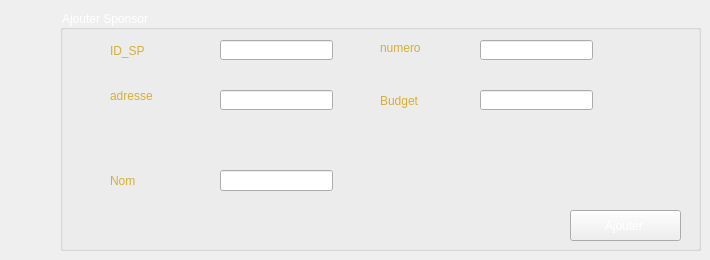
     <widget class="QWidget" name="Ajout">
      <attribute name="title">
       <string>Ajout</string>
      </attribute>
      <widget class="QGroupBox" name="groupBox">
       <property name="geometry">
        <rect>
         <x>60</x>
         <y>10</y>
         <width>641</width>
         <height>241</height>
        </rect>
       </property>
       <property name="styleSheet">
        <string notr="true">font: 75 12pt &quot;Adobe Gothic Std B&quot;;
color: rgb(255, 255, 255);</string>
       </property>
       <property name="title">
        <string>Ajouter Sponsor</string>
       </property>
       <widget class="QLabel" name="label">
        <property name="geometry">
         <rect>
          <x>50</x>
          <y>20</y>
          <width>71</width>
          <height>41</height>
         </rect>
        </property>
        <property name="styleSheet">
         <string notr="true">font: 13pt &quot;MV Boli&quot;;
color: rgb(212, 175, 55);</string>
        </property>
        <property name="text">
         <string>ID_SP</string>
        </property>
       </widget>
       <widget class="QLabel" name="label_2">
        <property name="geometry">
         <rect>
          <x>320</x>
          <y>30</y>
          <width>81</width>
          <height>16</height>
         </rect>
        </property>
        <property name="styleSheet">
         <string notr="true">font: 13pt &quot;MV Boli&quot;;
color: rgb(212, 175, 55);</string>
        </property>
        <property name="text">
         <string>numero</string>
        </property>
       </widget>
       <widget class="QLabel" name="label_3">
        <property name="geometry">
         <rect>
          <x>320</x>
          <y>70</y>
          <width>71</width>
          <height>41</height>
         </rect>
        </property>
        <property name="styleSheet">
         <string notr="true">font: 13pt &quot;MV Boli&quot;;
color: rgb(212, 175, 55);</string>
        </property>
        <property name="text">
         <string>Budget</string>
        </property>
       </widget>
       <widget class="QLabel" name="label_4">
        <property name="geometry">
         <rect>
          <x>50</x>
          <y>70</y>
          <width>81</width>
          <height>31</height>
         </rect>
        </property>
        <property name="styleSheet">
         <string notr="true">font: 13pt &quot;MV Boli&quot;;
color: rgb(212, 175, 55);</string>
        </property>
        <property name="text">
         <string>adresse</string>
        </property>
       </widget>
       <widget class="QLabel" name="label_5">
        <property name="geometry">
         <rect>
          <x>50</x>
          <y>160</y>
          <width>61</width>
          <height>21</height>
         </rect>
        </property>
        <property name="styleSheet">
         <string notr="true">font: 13pt &quot;MV Boli&quot;;
color: rgb(212, 175, 55);</string>
        </property>
        <property name="text">
         <string>Nom</string>
        </property>
       </widget>
       <widget class="QLineEdit" name="lineEdit_idsp">
        <property name="geometry">
         <rect>
          <x>160</x>
          <y>30</y>
          <width>113</width>
          <height>20</height>
         </rect>
        </property>
       </widget>
       <widget class="QLineEdit" name="lineEdit_num">
        <property name="geometry">
         <rect>
          <x>420</x>
          <y>30</y>
          <width>113</width>
          <height>20</height>
         </rect>
        </property>
       </widget>
       <widget class="QLineEdit" name="lineEdit_budget">
        <property name="geometry">
         <rect>
          <x>420</x>
          <y>80</y>
          <width>113</width>
          <height>20</height>
         </rect>
        </property>
       </widget>
       <widget class="QLineEdit" name="lineEdit_adresse">
        <property name="geometry">
         <rect>
          <x>160</x>
          <y>80</y>
          <width>113</width>
          <height>20</height>
         </rect>
        </property>
       </widget>
       <widget class="QLineEdit" name="lineEdit_nom">
        <property name="geometry">
         <rect>
          <x>160</x>
          <y>160</y>
          <width>113</width>
          <height>21</height>
         </rect>
        </property>
       </widget>
       <widget class="QPushButton" name="pushButton_ajoutSP">
        <property name="geometry">
         <rect>
          <x>510</x>
          <y>200</y>
          <width>111</width>
          <height>31</height>
         </rect>
        </property>
        <property name="styleSheet">
         <string notr="true">font: 14pt &quot;MV Boli&quot;;
</string>
        </property>
        <property name="text">
         <string>Ajouter </string>
        </property>
       </widget>
       <widget class="QLabel" name="label_27">
        <property name="geometry">
         <rect>
          <x>350</x>
          <y>130</y>
          <width>91</width>
          <height>81</height>
         </rect>
        </property>
        <property name="text">
         <string/>
        </property>
        <property name="pixmap">
         <pixmap>../sponsor.png</pixmap>
        </property>
       </widget>
      </widget>
     </widget>
